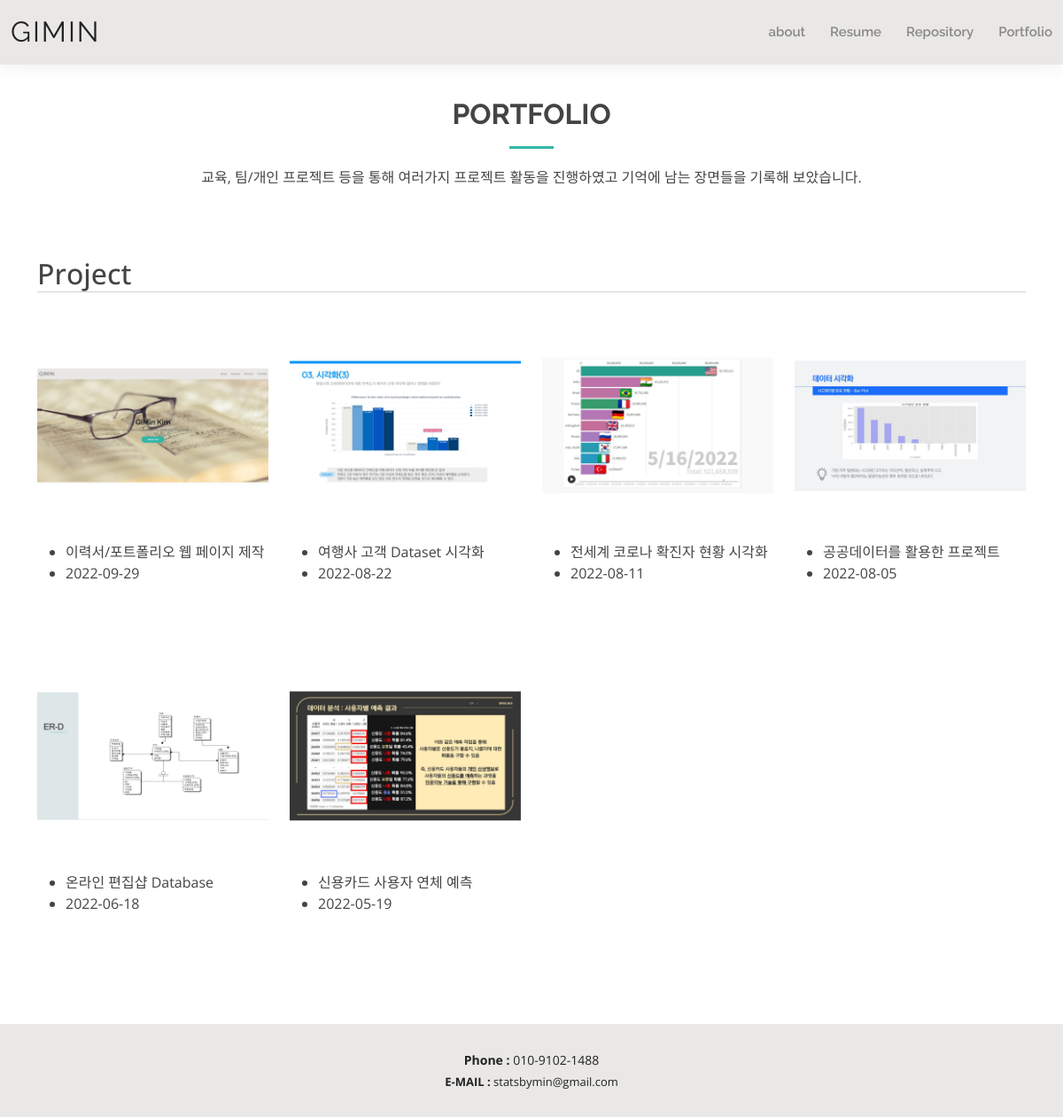
/photo/album/1/, run on the app's committed database.
### photo/models.py (models this page shows, shortened)
class Album(models.Model):
    name = models.CharField(max_length=30)
    description = models.CharField('One Line Description', max_length=100, blank=True)
    class Meta:
        ordering = ('name', )

class Photo(models.Model):
    album = models.ForeignKey(Album, on_delete=models.CASCADE)
    title = models.CharField('TITLE', max_length=30)
    description = models.TextField('Photo_Description', blank=True)
    image = ThumbnailImageField(upload_to = 'photo/%Y/%m')
    upload_dt = models.DateTimeField('Upload Date', auto_now_add=True)
    project_name = models.CharField('Project_Name', max_length=100, blank=True, null=True)
    class Meta:
        ordering = ('-upload_dt', )
    def get_absolute_url(self):
        return reverse('photo:photo_detail', args=(self.id,))

### photo/views.py (the view)
# urls.py: path('album/<int:pk>/', views.AlbumDV.as_view(), name='album_detail'),
class AlbumDV(DetailView):
    model = Album

### photo/fields.py (called while the page is built)
    def _add_thumb(self, s):
        parts = s.split('.')
        parts.insert(-1, 'thumb')
        if parts[-1].lower() not in ('jpeg', 'jpg'):
            parts[-1] = 'jpg'
        return '.'.join(parts)

    @property
    def thumb_url(self):
        return self._add_thumb(self.url)

### photo/templates/photo/album_detail.html (shortened to what this page needs)
{% extends 'base.html' %}
{% load static %}
{% block content %}
<main id="main">
    <section id="portfolio" class="portfolio">
      <div class="container" data-aos="fade-up">
        <div class="section-title">
          <h2>Portfolio</h2>
          <p>교육, 팀/개인 프로젝트 등을 통해 여러가지 프로젝트 활동을 진행하였고 기억에 남는 장면들을 기록해 보았습니다.</p>
        </div>
    <div class="mt-5">
        <span class="h2">{{ object.name }}&emsp;</span>
    </div>
    <hr style="margin: 0 0 20px 0;">
    <div class="row">
    {% for photo in object.photo_set.all %}
    <div class="col-md-3 mb-5">
        <div class="thumbnail">
            <a href="{{ photo.get_absolute_url }}">
                <img src="{{ photo.image.thumb_url }}" style="width: 100%;">
            </a>
        </div>
        <ul>
            <li class="font-italic">{{ photo.title }}</li>
            <li class="font-italic">{{ photo.upload_dt|date:"Y-m-d" }}</li>
        </ul>
    </div>
    {% endfor %}
        </div>
    </section>
</main>
{% endblock %}

### static/css/style.css (style rules this page uses)
body { font-family: "Open Sans", sans-serif; color: #444444; }
a { color: #444444; text-decoration: none; }
h1, h2, h3, h4, h5, h6 { font-family: "Raleway", sans-serif; }
#main { margin-top: 50px; }
section { padding: 60px 0; }
.section-title { text-align: center; padding-bottom: 30px; }
.section-title h2 { font-size: 32px; font-weight: bold; text-transform: uppercase; margin-bottom: 20px; padding-bottom: 20px; position: relative; }
.section-title h2::after { content: ""; position: absolute; display: block; width: 50px; height: 3px; background: #34b7a7; bottom: 0; left: calc(50% - 25px); }
.section-title p { margin-bottom: 0; }

### data on the page
Album: name "Project"
Photo: shows a picture, title "이력서/포트폴리오 웹 페이지 제작", upload_dt "2022-09-29"
Photo: shows a picture, title "여행사 고객 Dataset 시각화", upload_dt "2022-08-22"
Photo: shows a picture, title "전세계 코로나 확진자 현황 시각화", upload_dt "2022-08-11"
Photo: shows a picture, title "공공데이터를 활용한 프로젝트", upload_dt "2022-08-05"
Photo: shows a picture, title "온라인 편집샵 Database", upload_dt "2022-06-18"
Photo: shows a picture, title "신용카드 사용자 연체 예측", upload_dt "2022-05-19"
